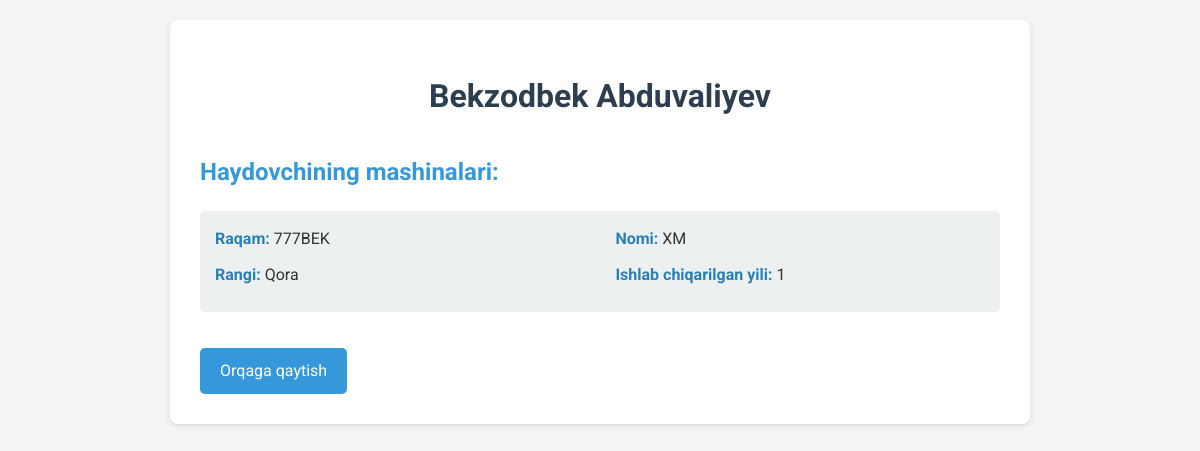
/result/3/, run on the app's committed database.
### mashina/models.py (models this page shows, shortened)
class Haydovchi(models.Model):
    ism = models.CharField(max_length=50)
    familiya = models.CharField(max_length=50)
    jshshir = models.CharField(max_length=14, unique=True)

class Mashina(models.Model):
    haydovchi = models.ForeignKey(Haydovchi, on_delete=models.CASCADE, related_name='mashinalar')
    raqam = models.CharField(max_length=15, unique=True)
    nomi = models.CharField(max_length=50)
    rangi = models.CharField(max_length=30)
    ishlab_chiqarilgan_yili = models.CharField(max_length=10)

### mashina/views.py (the view)
# urls.py: path('result/<int:haydovchi_id>/', result_page, name='result_page'),
def result_page(request, haydovchi_id):
    haydovchi = get_object_or_404(Haydovchi, id=haydovchi_id)
    mashinalar = haydovchi.mashinalar.all()
    mashina_data = [
        {
            'raqam': mashina.raqam,
            'nomi': mashina.nomi,
            'rangi': mashina.rangi,
            'ishlab_chiqarilgan_yili': mashina.ishlab_chiqarilgan_yili,
        } for mashina in mashinalar
    ]
    return render(request, 'result_page.html', {'haydovchi': haydovchi, 'mashinalar': mashina_data})

### templates/result_page.html (shortened to what this page needs)
<!DOCTYPE html>
<html lang="uz">
<head>
</head>
<body>
    <div class="container">
        <h1>{{ haydovchi.ism }} {{ haydovchi.familiya }}</h1>
        <h2>Haydovchining mashinalari:</h2>
        <ul class="car-list">
            {% for mashina in mashinalar %}
                <li class="car-item">
                    <div class="car-info">
                        <span><strong>Raqam:</strong> {{ mashina.raqam }}</span>
                        <span><strong>Nomi:</strong> {{ mashina.nomi }}</span>
                        <span><strong>Rangi:</strong> {{ mashina.rangi }}</span>
                        <span><strong>Ishlab chiqarilgan yili:</strong> {{ mashina.ishlab_chiqarilgan_yili }}</span>
                    </div>
                </li>
            {% endfor %}
        </ul>
        <a href="/" class="back-button">Orqaga qaytish</a>
    </div>
</body>
</html>

### templates/result_page.html (style rules this page uses)
body { font-family: 'Roboto', sans-serif; line-height: 1.6; color: #333; background-color: #f4f4f4; margin: 0; padding: 20px; }
.container { max-width: 800px; margin: 0 auto; background-color: #fff; padding: 30px; border-radius: 8px; box-shadow: 0 2px 4px rgba(0,0,0,0.1); }
h1 { color: #2c3e50; text-align: center; margin-bottom: 30px; }
h2 { color: #3498db; margin-top: 30px; }
.car-list { list-style-type: none; padding: 0; }
.car-item { background-color: #ecf0f1; margin-bottom: 15px; padding: 15px; border-radius: 5px; transition: transform 0.3s ease; }
.car-info { display: flex; justify-content: space-between; flex-wrap: wrap; }
.car-info span { flex-basis: 48%; margin-bottom: 10px; }
.car-info strong { color: #2980b9; }
.back-button { display: inline-block; background-color: #3498db; color: white; padding: 10px 20px; text-decoration: none; border-radius: 5px; transition: background-color 0.3s ease; margin-top: 20px; }

### data on the page
Haydovchi: ism "Bekzodbek", familiya "Abduvaliyev"
Mashina: raqam "777BEK", nomi "XM", rangi "Qora"

### other printed values
{{ mashina.ishlab_chiqarilgan_yili }} "1"
